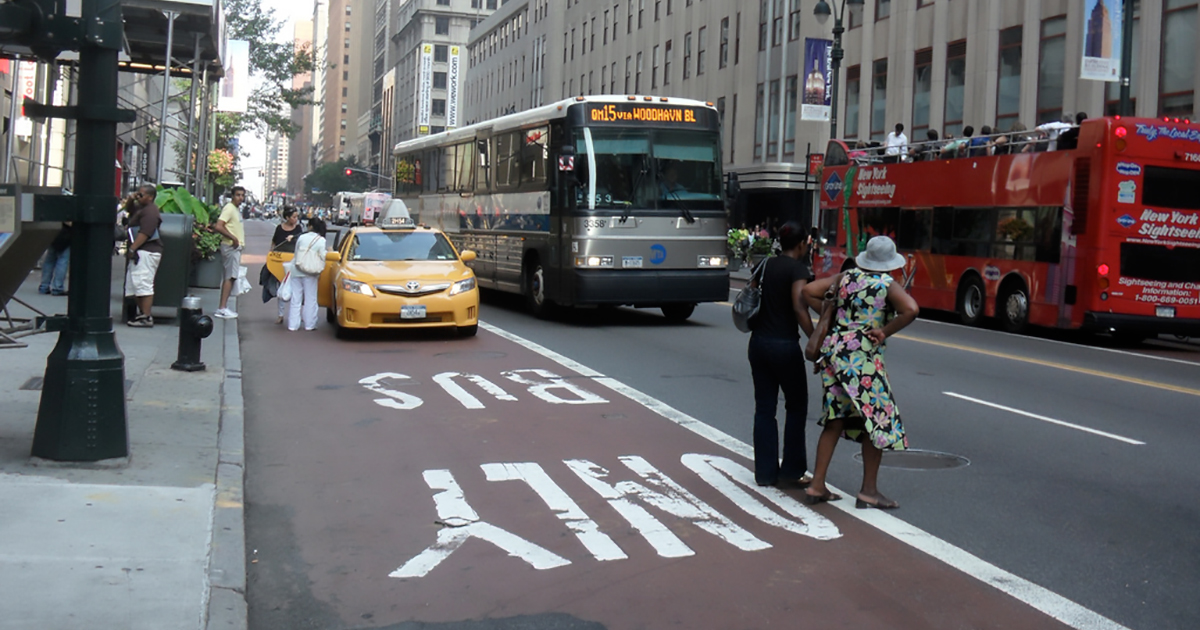
#> input picture data/street.jpg, 1200 x 630 px
$ python serve_image_http.py
#> lines starting #> are read from the running program, lines starting #| are printed output that depends on the picture
import argparse
import numpy as np
import time
import requests
import cv2
import json

parser = argparse.ArgumentParser(description='HTTP image request flags.')
parser.add_argument('--host', default='0.0.0.0', help='TFServing model server')
parser.add_argument('--port', default='8501', help='TFServing model server gRPC endpoint port')
parser.add_argument('--model', default='darknet-yolov3', help='Model name used for inference')
parser.add_argument('--image', default='./data/street.jpg', help='Path to a image file')
parser.add_argument('--size', default='416', help='Size of the video frame')
FLAGS = parser.parse_args()

RPC_TIMEOUT = 30.0


def main():
    start = time.time()

    # Read image and move to numpy array
    image = cv2.imread(FLAGS.image).astype(np.float32)

    if image is None:
        print('Invalid image provided: {}'.format(FLAGS.image))

    image = cv2.resize(image, (int(FLAGS.size), int(FLAGS.size)))
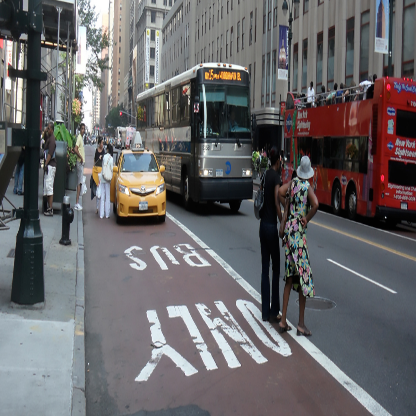
#> image: shape (416, 416, 3) float32; mean B, G, R 104.7, 102.7, 104.6
    image = np.expand_dims(image, axis=0)

    # Serialize payload
    payload = {"instances": image.tolist()}

    # Request
    json_response = requests.post(
        "http://{}:{}/v1/models/{}:predict".format(FLAGS.host, FLAGS.port, FLAGS.model),
        json=payload
    )

    # Extract response body from JSON
    response = json.loads(json_response.text)

    print('Execution time: {} ms'.format((time.time() - start) * 1000))
    #print(json_response.text)


if __name__ == '__main__':
    main()
#> (the call stopped at in main, `json_response = requests.post( "http://{}:{}/v1/models/{}:predict".for..`: requests is not available in this run)
